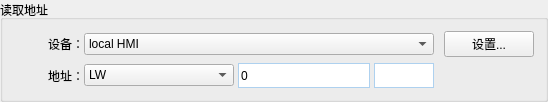
           <widget class="QGroupBox" name="CharacterItemWriteAddr">
            <property name="geometry">
             <rect>
              <x>10</x>
              <y>250</y>
              <width>541</width>
              <height>90</height>
             </rect>
            </property>
            <property name="title">
             <string>读取地址</string>
            </property>
            <layout class="QVBoxLayout" name="verticalLayout_43">
             <item>
              <layout class="QHBoxLayout" name="horizontalLayout_91">
               <property name="spacing">
                <number>0</number>
               </property>
               <item>
                <widget class="QLabel" name="label_75">
                 <property name="minimumSize">
                  <size>
                   <width>70</width>
                   <height>0</height>
                  </size>
                 </property>
                 <property name="text">
                  <string>设备：</string>
                 </property>
                 <property name="alignment">
                  <set>Qt::AlignRight|Qt::AlignTrailing|Qt::AlignVCenter</set>
                 </property>
                </widget>
               </item>
               <item>
                <widget class="QComboBox" name="MultStatusReadDev_9">
                 <property name="minimumSize">
                  <size>
                   <width>350</width>
                   <height>0</height>
                  </size>
                 </property>
                 <property name="maximumSize">
                  <size>
                   <width>350</width>
                   <height>16777215</height>
                  </size>
                 </property>
                 <item>
                  <property name="text">
                   <string>local HMI</string>
                  </property>
                 </item>
                </widget>
               </item>
               <item>
                <spacer name="horizontalSpacer_143">
                 <property name="orientation">
                  <enum>Qt::Horizontal</enum>
                 </property>
                 <property name="sizeType">
                  <enum>QSizePolicy::Fixed</enum>
                 </property>
                 <property name="sizeHint" stdset="0">
                  <size>
                   <width>10</width>
                   <height>20</height>
                  </size>
                 </property>
                </spacer>
               </item>
               <item>
                <widget class="QPushButton" name="MultStatusReadSetButton_9">
                 <property name="minimumSize">
                  <size>
                   <width>90</width>
                   <height>0</height>
                  </size>
                 </property>
                 <property name="maximumSize">
                  <size>
                   <width>90</width>
                   <height>16777215</height>
                  </size>
                 </property>
                 <property name="styleSheet">
                  <string notr="true"/>
                 </property>
                 <property name="text">
                  <string>设置...</string>
                 </property>
                </widget>
               </item>
              </layout>
             </item>
             <item>
              <layout class="QHBoxLayout" name="horizontalLayout_92">
               <property name="spacing">
                <number>0</number>
               </property>
               <item>
                <widget class="QLabel" name="label_76">
                 <property name="minimumSize">
                  <size>
                   <width>70</width>
                   <height>0</height>
                  </size>
                 </property>
                 <property name="text">
                  <string>地址：</string>
                 </property>
                 <property name="alignment">
                  <set>Qt::AlignRight|Qt::AlignTrailing|Qt::AlignVCenter</set>
                 </property>
                </widget>
               </item>
               <item>
                <widget class="QComboBox" name="MultStatusReadAddr_9">
                 <property name="minimumSize">
                  <size>
                   <width>150</width>
                   <height>0</height>
                  </size>
                 </property>
                 <item>
                  <property name="text">
                   <string>LW</string>
                  </property>
                 </item>
                </widget>
               </item>
               <item>
                <spacer name="horizontalSpacer_171">
                 <property name="orientation">
                  <enum>Qt::Horizontal</enum>
                 </property>
                 <property name="sizeType">
                  <enum>QSizePolicy::Fixed</enum>
                 </property>
                 <property name="sizeHint" stdset="0">
                  <size>
                   <width>4</width>
                   <height>20</height>
                  </size>
                 </property>
                </spacer>
               </item>
               <item>
                <widget class="QLineEdit" name="lineEdit_70">
                 <property name="minimumSize">
                  <size>
                   <width>0</width>
                   <height>25</height>
                  </size>
                 </property>
                 <property name="maximumSize">
                  <size>
                   <width>16777215</width>
                   <height>25</height>
                  </size>
                 </property>
                 <property name="styleSheet">
                  <string notr="true">
border:1px solid rgba(174,209,239,1);</string>
                 </property>
                 <property name="text">
                  <string>0</string>
                 </property>
                </widget>
               </item>
               <item>
                <spacer name="horizontalSpacer_172">
                 <property name="orientation">
                  <enum>Qt::Horizontal</enum>
                 </property>
                 <property name="sizeType">
                  <enum>QSizePolicy::Fixed</enum>
                 </property>
                 <property name="sizeHint" stdset="0">
                  <size>
                   <width>4</width>
                   <height>20</height>
                  </size>
                 </property>
                </spacer>
               </item>
               <item>
                <widget class="QLineEdit" name="lineEdit_78">
                 <property name="minimumSize">
                  <size>
                   <width>60</width>
                   <height>25</height>
                  </size>
                 </property>
                 <property name="maximumSize">
                  <size>
                   <width>60</width>
                   <height>25</height>
                  </size>
                 </property>
                 <property name="styleSheet">
                  <string notr="true">
border:1px solid rgba(174,209,239,1);</string>
                 </property>
                </widget>
               </item>
               <item>
                <spacer name="horizontalSpacer_173">
                 <property name="orientation">
                  <enum>Qt::Horizontal</enum>
                 </property>
                 <property name="sizeType">
                  <enum>QSizePolicy::Fixed</enum>
                 </property>
                 <property name="sizeHint" stdset="0">
                  <size>
                   <width>100</width>
                   <height>20</height>
                  </size>
                 </property>
                </spacer>
               </item>
              </layout>
             </item>
            </layout>
           </widget>
